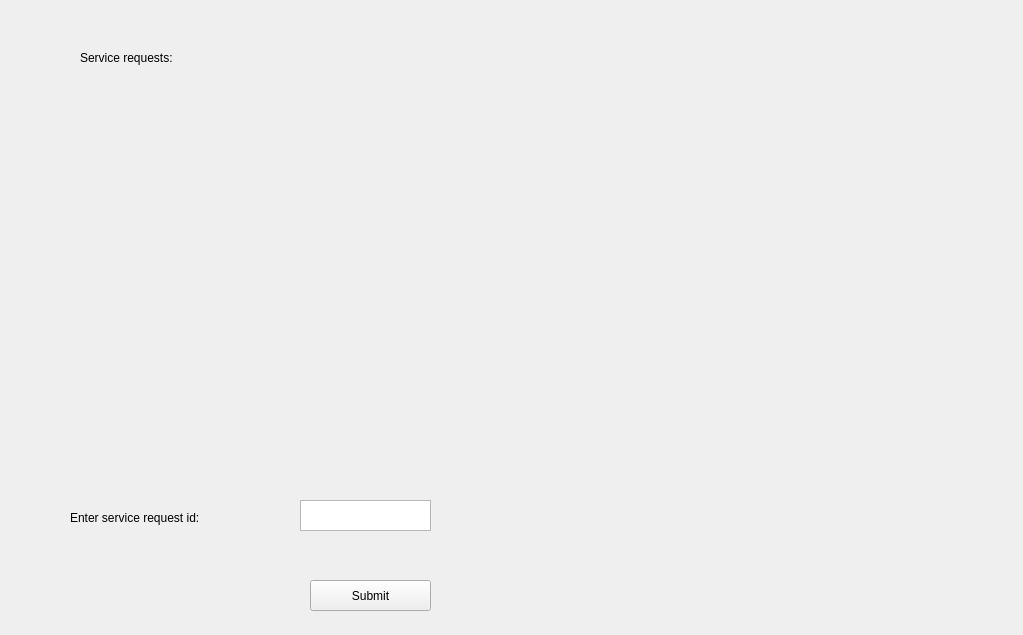
<?xml version="1.0" encoding="UTF-8"?>
<ui version="4.0">
 <class>Form</class>
 <widget class="QWidget" name="Form">
  <property name="geometry">
   <rect>
    <x>0</x>
    <y>0</y>
    <width>1023</width>
    <height>635</height>
   </rect>
  </property>
  <property name="windowTitle">
   <string>Form</string>
  </property>
  <widget class="QLabel" name="label">
   <property name="geometry">
    <rect>
     <x>80</x>
     <y>50</y>
     <width>201</width>
     <height>16</height>
    </rect>
   </property>
   <property name="text">
    <string>Service requests: </string>
   </property>
  </widget>
  <widget class="QLabel" name="label_2">
   <property name="geometry">
    <rect>
     <x>70</x>
     <y>510</y>
     <width>171</width>
     <height>16</height>
    </rect>
   </property>
   <property name="text">
    <string>Enter service request id: </string>
   </property>
  </widget>
  <widget class="QTextEdit" name="serviceReqId">
   <property name="geometry">
    <rect>
     <x>300</x>
     <y>500</y>
     <width>131</width>
     <height>31</height>
    </rect>
   </property>
  </widget>
  <widget class="QToolButton" name="submitButton">
   <property name="geometry">
    <rect>
     <x>310</x>
     <y>580</y>
     <width>121</width>
     <height>31</height>
    </rect>
   </property>
   <property name="text">
    <string>Submit</string>
   </property>
  </widget>
  <widget class="QLabel" name="populateLabel">
   <property name="geometry">
    <rect>
     <x>70</x>
     <y>100</y>
     <width>881</width>
     <height>341</height>
    </rect>
   </property>
   <property name="text">
    <string/>
   </property>
  </widget>
 </widget>
 <resources/>
 <connections/>
</ui>
